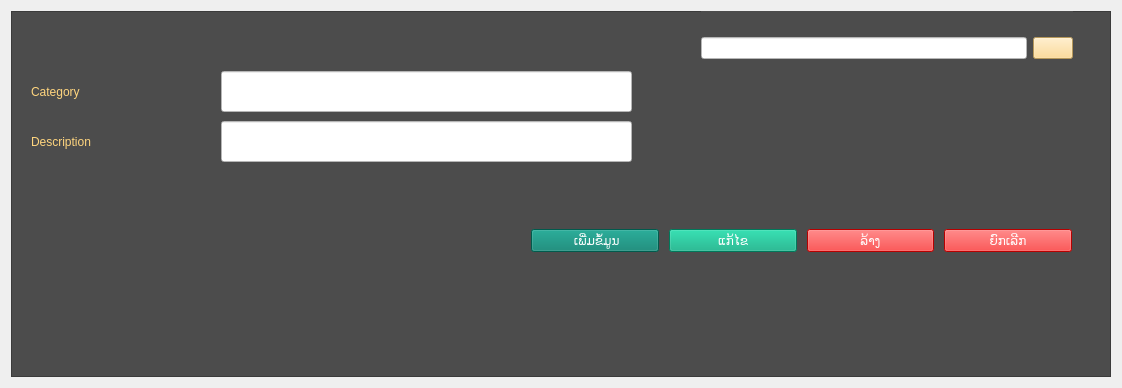
<?xml version="1.0" encoding="UTF-8"?>
<ui version="4.0">
 <class>frm_popup_category</class>
 <widget class="QWidget" name="frm_popup_category">
  <property name="geometry">
   <rect>
    <x>0</x>
    <y>0</y>
    <width>1122</width>
    <height>388</height>
   </rect>
  </property>
  <property name="windowTitle">
   <string>Form Category</string>
  </property>
  <layout class="QGridLayout" name="gridLayout" rowstretch="2">
   <property name="topMargin">
    <number>11</number>
   </property>
   <property name="bottomMargin">
    <number>11</number>
   </property>
   <property name="verticalSpacing">
    <number>0</number>
   </property>
   <item row="0" column="0">
    <widget class="QFrame" name="frame">
     <property name="styleSheet">
      <string notr="true">color: rgb(255, 213, 126);
background-color: rgb(202, 202, 202);
background-color: rgb(76, 76, 76);</string>
     </property>
     <property name="frameShape">
      <enum>QFrame::StyledPanel</enum>
     </property>
     <property name="frameShadow">
      <enum>QFrame::Raised</enum>
     </property>
     <widget class="QLabel" name="lbl_ID">
      <property name="geometry">
       <rect>
        <x>1150</x>
        <y>50</y>
        <width>61</width>
        <height>31</height>
       </rect>
      </property>
      <property name="styleSheet">
       <string notr="true">color: rgb(68, 80, 105);</string>
      </property>
      <property name="text">
       <string/>
      </property>
     </widget>
     <widget class="QWidget" name="widget" native="true">
      <property name="geometry">
       <rect>
        <x>690</x>
        <y>0</y>
        <width>372</width>
        <height>75</height>
       </rect>
      </property>
      <layout class="QHBoxLayout" name="horizontalLayout">
       <item>
        <widget class="QLineEdit" name="txt_search">
         <property name="styleSheet">
          <string notr="true">background-color: rgb(255, 255, 255);
font: 18pt &quot;Phetsarath OT&quot;;
color: rgb(0, 0, 0);</string>
         </property>
        </widget>
       </item>
       <item>
        <widget class="QPushButton" name="btn_search">
         <property name="styleSheet">
          <string notr="true">background-color: rgb(255, 213, 126);
color: rgb(0, 0, 0);
font: 18pt &quot;Phetsarath OT&quot;;</string>
         </property>
         <property name="text">
          <string/>
         </property>
         <property name="icon">
          <iconset>
           <normaloff>../../../Users/AlexP/PycharmProjects/pythonProject/PythonPOS/icon/search-alt-regular-60.png</normaloff>../../../Users/AlexP/PycharmProjects/pythonProject/PythonPOS/icon/search-alt-regular-60.png</iconset>
         </property>
         <property name="iconSize">
          <size>
           <width>40</width>
           <height>40</height>
          </size>
         </property>
        </widget>
       </item>
      </layout>
     </widget>
     <widget class="QLineEdit" name="txt_remark">
      <property name="geometry">
       <rect>
        <x>210</x>
        <y>110</y>
        <width>411</width>
        <height>41</height>
       </rect>
      </property>
      <property name="font">
       <font>
        <family>Phetsarath OT</family>
        <pointsize>12</pointsize>
        <weight>50</weight>
        <italic>false</italic>
        <bold>false</bold>
        <stylestrategy>PreferAntialias</stylestrategy>
       </font>
      </property>
      <property name="layoutDirection">
       <enum>Qt::RightToLeft</enum>
      </property>
      <property name="styleSheet">
       <string notr="true">background-color: rgb(255, 255, 255);
color: rgb(0, 0, 0);
font: 12pt &quot;Phetsarath OT&quot;;</string>
      </property>
      <property name="text">
       <string/>
      </property>
      <property name="dragEnabled">
       <bool>false</bool>
      </property>
      <property name="placeholderText">
       <string/>
      </property>
      <property name="cursorMoveStyle">
       <enum>Qt::LogicalMoveStyle</enum>
      </property>
     </widget>
     <widget class="QLabel" name="label_18">
      <property name="geometry">
       <rect>
        <x>20</x>
        <y>110</y>
        <width>161</width>
        <height>41</height>
       </rect>
      </property>
      <property name="styleSheet">
       <string notr="true">font: 18pt &quot;Phetsarath OT&quot;;
color: rgb(255, 213, 126);
</string>
      </property>
      <property name="text">
       <string>Description</string>
      </property>
     </widget>
     <widget class="QWidget" name="horizontalLayoutWidget">
      <property name="geometry">
       <rect>
        <x>520</x>
        <y>190</y>
        <width>541</width>
        <height>80</height>
       </rect>
      </property>
      <layout class="QHBoxLayout" name="horizontalLayout_2">
       <property name="spacing">
        <number>10</number>
       </property>
       <item>
        <widget class="QPushButton" name="btn_insert">
         <property name="enabled">
          <bool>true</bool>
         </property>
         <property name="styleSheet">
          <string notr="true">background-color: rgb(0, 127, 108);
color: rgb(255, 255, 255);
font: 18pt &quot;Phetsarath OT&quot;;</string>
         </property>
         <property name="text">
          <string> ເພີ່ມຂໍ້ມູນ</string>
         </property>
         <property name="iconSize">
          <size>
           <width>20</width>
           <height>20</height>
          </size>
         </property>
        </widget>
       </item>
       <item>
        <widget class="QPushButton" name="btn_edit">
         <property name="styleSheet">
          <string notr="true">background-color: rgb(255, 255, 255);
color: rgb(255, 255, 255);
background-color: rgb(0, 170, 127);
font: 18pt &quot;Phetsarath OT&quot;;</string>
         </property>
         <property name="text">
          <string>ແກ້ໄຂ</string>
         </property>
         <property name="iconSize">
          <size>
           <width>25</width>
           <height>25</height>
          </size>
         </property>
        </widget>
       </item>
       <item>
        <widget class="QPushButton" name="btn_clear">
         <property name="styleSheet">
          <string notr="true">background-color: rgb(255, 255, 255);
color: rgb(255, 255, 255);
background-color: rgb(255, 0, 0);
font: 18pt &quot;Phetsarath OT&quot;;</string>
         </property>
         <property name="text">
          <string>ລ້າງ</string>
         </property>
         <property name="iconSize">
          <size>
           <width>25</width>
           <height>25</height>
          </size>
         </property>
        </widget>
       </item>
       <item>
        <widget class="QPushButton" name="btn_cancel">
         <property name="styleSheet">
          <string notr="true">background-color: rgb(255, 255, 255);
color: rgb(255, 255, 255);
background-color: rgb(255, 0, 0);
font: 18pt &quot;Phetsarath OT&quot;;</string>
         </property>
         <property name="text">
          <string>ຍົກເລີກ</string>
         </property>
         <property name="iconSize">
          <size>
           <width>25</width>
           <height>25</height>
          </size>
         </property>
        </widget>
       </item>
      </layout>
     </widget>
     <widget class="QLabel" name="lbl_did_">
      <property name="geometry">
       <rect>
        <x>1110</x>
        <y>100</y>
        <width>81</width>
        <height>41</height>
       </rect>
      </property>
      <property name="styleSheet">
       <string notr="true">color: rgb(1, 114, 127);
color: rgb(255, 0, 0);</string>
      </property>
      <property name="text">
       <string/>
      </property>
     </widget>
     <widget class="QLabel" name="label_22">
      <property name="geometry">
       <rect>
        <x>20</x>
        <y>60</y>
        <width>161</width>
        <height>41</height>
       </rect>
      </property>
      <property name="styleSheet">
       <string notr="true">font: 18pt &quot;Phetsarath OT&quot;;
color: rgb(255, 213, 126);
</string>
      </property>
      <property name="text">
       <string>Category</string>
      </property>
     </widget>
     <widget class="QLineEdit" name="txt_category_name">
      <property name="geometry">
       <rect>
        <x>210</x>
        <y>60</y>
        <width>411</width>
        <height>41</height>
       </rect>
      </property>
      <property name="font">
       <font>
        <family>Phetsarath OT</family>
        <pointsize>12</pointsize>
        <weight>50</weight>
        <italic>false</italic>
        <bold>false</bold>
        <stylestrategy>PreferAntialias</stylestrategy>
       </font>
      </property>
      <property name="layoutDirection">
       <enum>Qt::RightToLeft</enum>
      </property>
      <property name="styleSheet">
       <string notr="true">background-color: rgb(255, 255, 255);
color: rgb(0, 0, 0);
font: 12pt &quot;Phetsarath OT&quot;;</string>
      </property>
      <property name="text">
       <string/>
      </property>
      <property name="dragEnabled">
       <bool>false</bool>
      </property>
      <property name="placeholderText">
       <string/>
      </property>
      <property name="cursorMoveStyle">
       <enum>Qt::LogicalMoveStyle</enum>
      </property>
     </widget>
    </widget>
   </item>
  </layout>
 </widget>
 <resources/>
 <connections/>
</ui>
